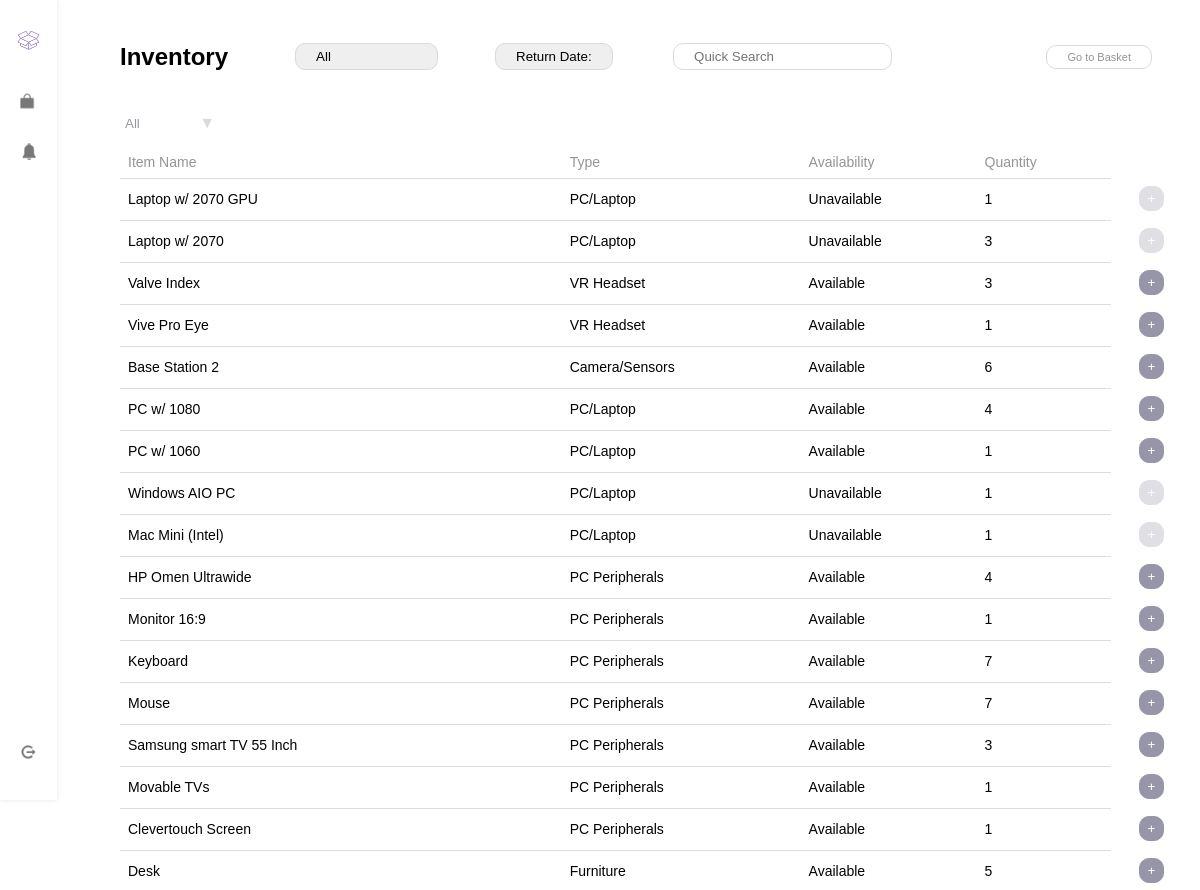
The app's page /inventory/ (upper part), older data.
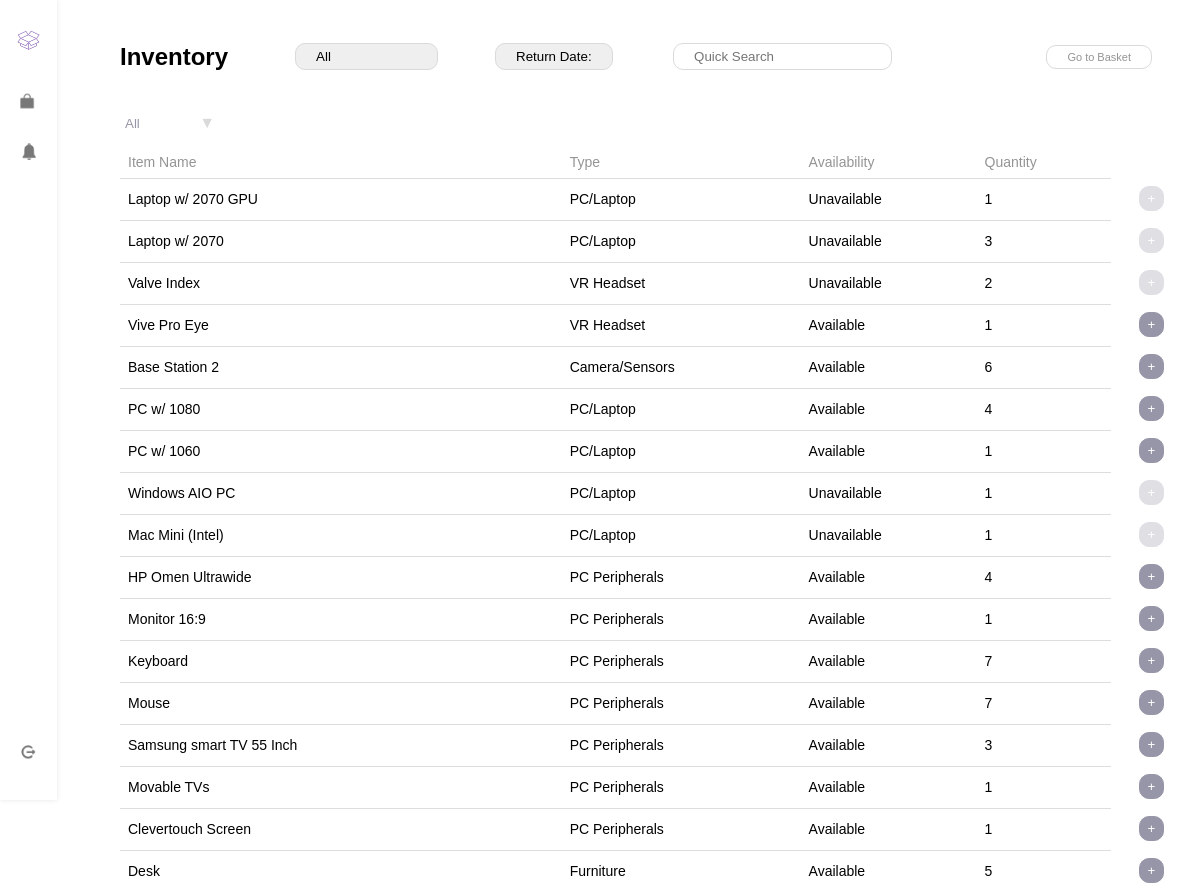
The same page, newer data.
### inventory/models.py (models this page shows)
class InventoryItem(models.Model):
    name = models.CharField(max_length=100)
    item_type = models.CharField(max_length=100, default='')
    status = models.CharField(max_length=100, default='Available')
    quantity = models.IntegerField(default=0)
    audit_date = models.DateField(default=None, null=True, blank=True)
    location = models.CharField(max_length=100, default='')
    availability = models.BooleanField(default=False)
    comments = models.CharField(max_length=200, default='')
    onsite_only = models.BooleanField(default=False)
    return_date = models.DateField(default=None, null=True, blank=True)
    class Meta:
        db_table = 'inventory_item'

### inventory/views.py (the view)
# urls.py: path("inventory/", views.inventory_user, name="inventory-user"),
def inventory_user(request):
    inventory_items = InventoryItem.objects.all()
    return render(request, 'inventory_user.html', {'inventory_items': inventory_items})

### templates/inventory_user.html (shortened to what this page needs)
{% load static %}
<!DOCTYPE html>
<html lang="en">
<head>
    <link rel="stylesheet" href="{% static 'css/stylesheet.css' %}">
</head>
<body>
    <nav class="sidenav">
        <ul class="sidenav-list">
            <div class="logo"> <a href="{% url 'dashboard-user' %}"> <img src="{%  static 'images/purplelogo.png' %}" alt="purple-logo" width="63" height="63" > </a> </div>
            <div class="basket-icon">
                <li><a href="{% url 'basket' %}"> <img src="{% static 'images/basket.png' %}" alt="basket-icon" width="53" height="53"></a> </li>
            </div>
            <div class="basket-icon" >
                <li><a href="{% url 'dashboard-user' %}"> <img src="{% static 'images/bell2.png'%}" alt="bell-icon" width="50" height="50"></a> </li>
            </div>
             <div class="logout-icon">
                <a href="{% url 'logout' %}"> <img src="{% static 'images/logout.png'%}" alt="logout-icon" width="50" height="50"> </a>
            </div>
        </ul>
    </nav>
<section id="inv">
    <section id="filter-list">
    <div class="inventory-header">
        <h2> Inventory </h2>
            <div class="custom-dropdown-one">
                <select id="type-filter" name="item-type" onchange="filterInventory()">
                    <option value="all">All</option>
                </select>
            </div>
        <div class="custom-dropdown-two">
        <select id="date-filter">
            <option value="name">Return Date: </option>
        </select>
    </div>
        <div class="search-bar">
            <form action="/search" method="get">
                <input type="text" name="searchbar" placeholder="Quick Search">
            </form>
        </div>
        <div class="add-button"> <a href="{% url 'basket' %}">
            Go to Basket
        </a>
        </div>
</div>
    <section id="inventory-list">
            <div class="inventory-filter">
                <div class="custom-dropdown">
                    <select id="stock-filter" name="availability" onchange="filterInventory()">
                        <option value="all">All</option>
                    </select>
                    <span class="arrow">▼</span>
                </div>
            </div>
        <table>
            <thead>
                <tr>
                        <th>Item Name</th>
                        <th>Type</th>
                        <th>Availability</th>
                        <th>Quantity</th>
                </tr>
            </thead>
            <tbody>
                {% for item in inventory_items%}
                <tr class="inventory-item" data-availability="{{ item.availability }}" data-itemtype="{{ item.item_type }}">
                    <td>{{ item.name }}</td>
                    <td>{{ item.item_type }}</td>
                    {% if item.availability == True %}
                        <td>Available</td>
                    {% else %}
                         <td>Unavailable</td>
                    {% endif %}
                    <td>{{ item.quantity }}</td>
                    <td>
                        <form class="add-to-basket-form" data-item-id="{{ item.id }}" data-item-name="{{ item.name }}">
                            <button type="submit" class="add-to-basket-btn" {% if not item.availability %} disabled {% endif %}>+</button>
                        </form>
                    </td>
                </tr>
                {% endfor %}
            </tbody>
        </table>
    </section>
    </section>
</section>
</body>
</html>

Row changes from the older to the newer data that the page shows:
changed InventoryItem "Valve Index": quantity "3" → "2"; availability "Available" → "Unavailable"
